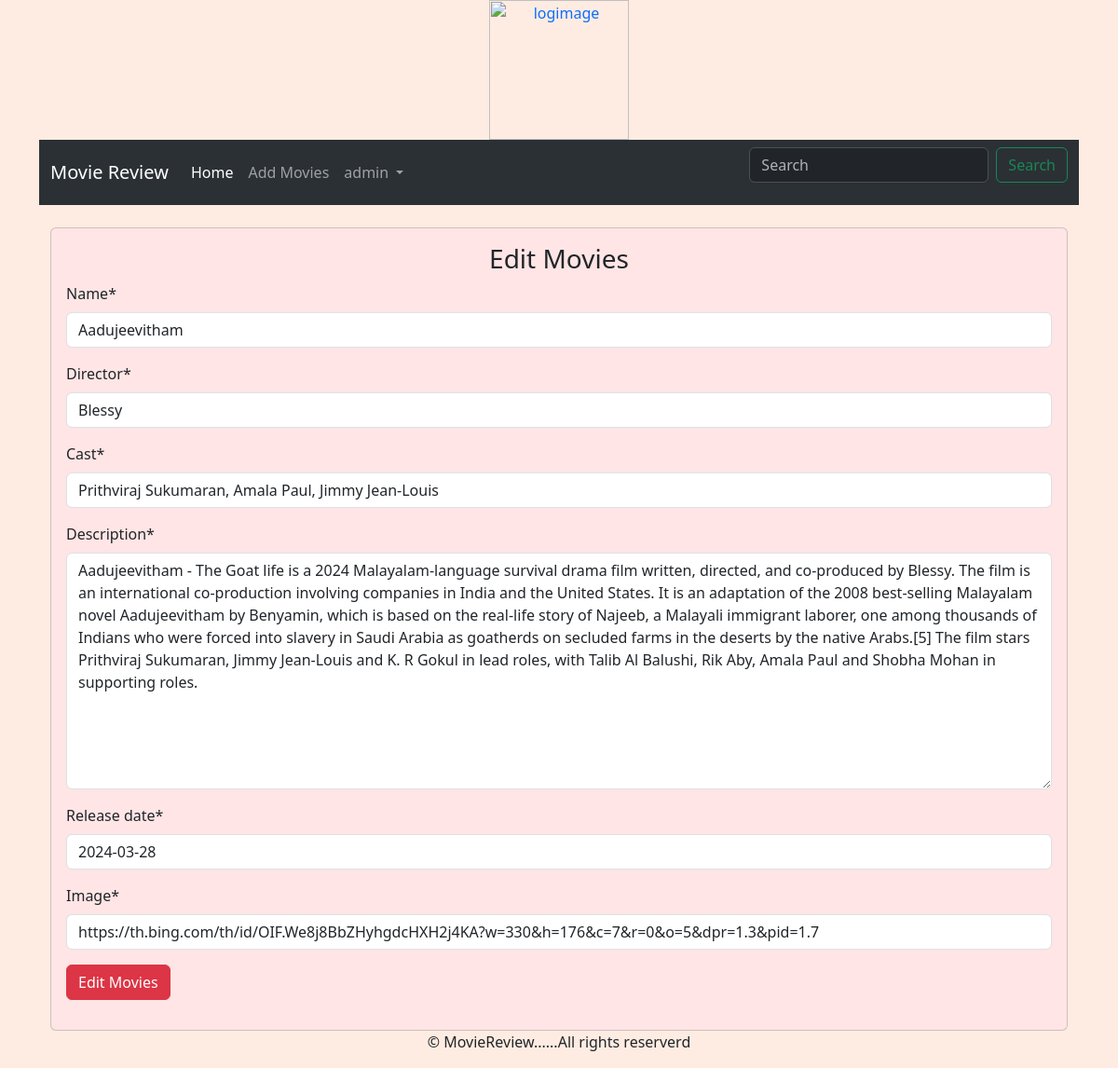
Screenshot of /editmovies/4/ (signed in) with the database file from the repository.
### movieapp/models.py (models this page shows, shortened)
class Movie(models.Model):
    name=models.CharField(max_length=250)
    director= models.CharField(max_length=250)
    cast=models.CharField(max_length=800)
    description=models.TextField(max_length=3000)
    release_date=models.DateField()
    averageRating=models.FloatField(default=0)
    image=models.URLField(default=None,null=True)

### movieapp/views.py (the view)
# urls.py: path('editmovies/<int:id>/', views.edit_movies, name="edit_movies"),
def edit_movies(request,id):
    if request.user.is_authenticated:
        if request.user.is_superuser:
            movie=Movie.objects.get(id=id)
            if request.method=="POST":
                form=MovieForm(request.POST or None, instance=movie)
                if form.is_valid():
                    date=form.save(commit=False)
                    date.save()
                    return redirect("movieapp:detail", id)
            else:
                form=MovieForm(instance=movie)
            return render(request,'addmovies.html',{"form":form, "controller":"Edit Movies"})
        else:
            return redirect("movieapp:home")
    return redirect("credentials:login")

### movieapp/forms.py
class MovieForm(forms.ModelForm):
    class Meta:
        model = Movie
        fields=('name', 'director', 'cast', 'description', 'release_date', 'image')

### templates/addmovies.html (shortened to what this page needs)
{% extends 'base.html' %}
{% load crispy_forms_tags %}
{% load static %}
{% block content %}
<div class="container">
    <br>
    <div class="card" style="background-color:FFE5E5;">
        <div class="card-body">
            <h3 class="text-center">{{controller}}</h3>
            <form action="" method="POST" >
                {{ form|crispy}}
                <input type="submit" value="{{controller}}" class="btn btn-danger">
            </form>
        </div>
    </div>
</div>
{% endblock %}

### templates/nav.html (shortened to what this page needs)
<nav class="navbar navbar-expand-lg  bg-body-tertiary" data-bs-theme="dark">
  <div class="container-fluid">
    <a class="navbar-brand" href="{% url 'movieapp:home' %}">Movie Review</a>
    <div class="collapse navbar-collapse" id="navbarSupportedContent">
      <ul class="navbar-nav me-auto mb-2 mb-lg-0">
        <li class="nav-item">
          <a class="nav-link active" aria-current="page" href="{% url 'movieapp:home' %}">Home</a>
        </li>
        <li class="nav-item">
          <a class="nav-link" href="{% url 'movieapp:add_movies' %}">Add Movies</a>
        </li>
         {% if user.is_authenticated %}
            <li class="nav-item dropdown">
              <a class="nav-link dropdown-toggle" href="#" role="button" data-bs-toggle="dropdown" aria-expanded="false">
                {{user.username}}
              </a>
            </li>
         {% else %}
            <li class="nav-item">
            <a class="nav-link" href="{% url 'credentials:register' %}">Register</a>
            <li class="nav-item">
            <a class="nav-link" href="{% url 'credentials:login' %}">Login</a>
         {% endif %}
        </ul>
      <form class="d-flex" role="search" action="{% url 'movieapp:home' %}" method ="GET">
        <input class="form-control me-2" type="search" placeholder="Search" aria-label="Search" name="title">
        <button class="btn btn-outline-success" type="submit">Search</button>
      </form>
    </div>
  </div>
</nav>

### rows the page displays
Movie: name "Aadujeevitham", director "Blessy", cast "Prithviraj Sukumaran, Amala Paul, Jimmy Jean-Louis", description "Aadujeevitham - The Goat life is a 2024 Malayalam-language survival drama film written, directed, and co-produced by Blessy. The film is an international co-production involving companies in India and the United States. It is an adaptation of the 2008 best-selling Malayalam novel Aadujeevitham by Benyamin, which is based on the real-life story of Najeeb, a Malayali immigrant laborer, one among thousands of Indians who were forced into slavery in Saudi Arabia as goatherds on secluded farms in the deserts by the native Arabs.[5] The film stars Prithviraj Sukumaran, Jimmy Jean-Louis and K. R Gokul in lead roles, with Talib Al Balushi, Rik Aby, Amala Paul and Shobha Mohan in supporting roles.", release_date "2024-03-28", image "https://th.bing.com/th/id/OIF.We8j8BbZHyhgdcHXH2j4KA?w=330&h=176&c=7&r=0&o=5&dpr=1.3&pid=1.7"

### other values shown
{{ user.username }} "admin"
{{ controller }} "Edit Movies"
